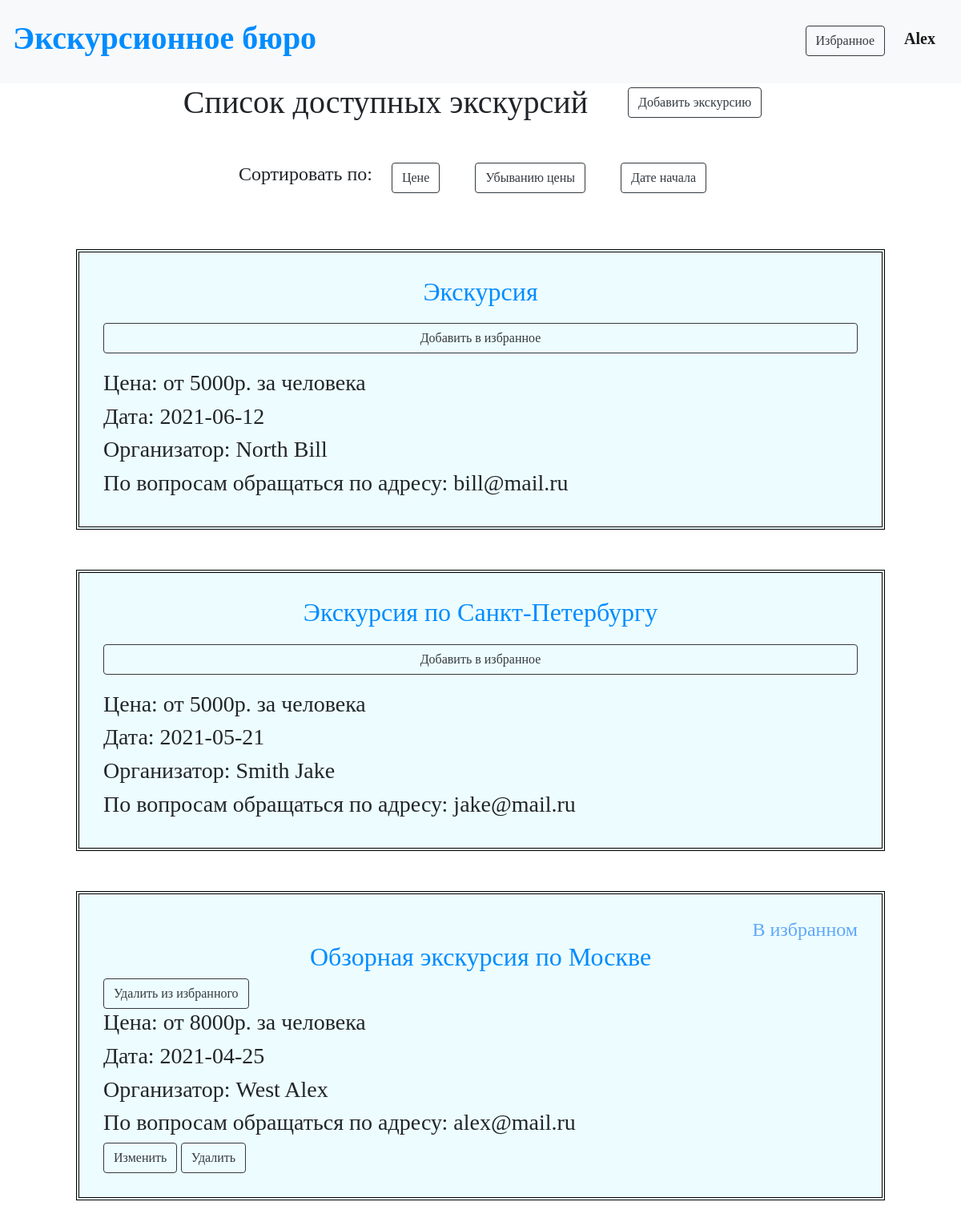
/tours/sort/max (signed in), run on the app's committed database.
### data/users.py (models this page shows, shortened)
class User(SqlAlchemyBase, UserMixin, SerializerMixin):
    __tablename__ = 'users'
    id = sqlalchemy.Column(sqlalchemy.Integer, primary_key=True, autoincrement=True)
    name = sqlalchemy.Column(sqlalchemy.String)
    surname = sqlalchemy.Column(sqlalchemy.String)
    age = sqlalchemy.Column(sqlalchemy.Integer)
    email = sqlalchemy.Column(sqlalchemy.String, index=True, unique=True)
    hashed_password = sqlalchemy.Column(sqlalchemy.String)
    created_date = sqlalchemy.Column(sqlalchemy.DateTime, default=datetime.datetime.now)
    favourite = sqlalchemy.Column(sqlalchemy.String)

### data/tours.py (models this page shows)
class Tour(SqlAlchemyBase, UserMixin, SerializerMixin):
    __tablename__ = 'tours'
    id = sqlalchemy.Column(sqlalchemy.Integer, primary_key=True, autoincrement=True)
    name = sqlalchemy.Column(sqlalchemy.String)
    about = sqlalchemy.Column(sqlalchemy.String)
    places = sqlalchemy.Column(sqlalchemy.String)
    cost = sqlalchemy.Column(sqlalchemy.Integer)
    date = sqlalchemy.Column(sqlalchemy.Date)
    user = sqlalchemy.Column(sqlalchemy.Integer)

### main.py (the view)
@app.route('/tours/sort/<sort_type>')
@login_required
def tours_sort(sort_type):
    db_sess = db_session.create_session()
    lst = []
    for tour in db_sess.query(Tour).all():
        user = db_sess.query(User).filter(User.id == tour.user).first()
        lst.append([tour, user, str(tour.id), int(tour.cost), tour.date])
    if sort_type == 'max':
        lst.sort(key=lambda x: x[3])
    elif sort_type == 'min':
        lst.sort(key=lambda x: -x[3])
    else:
        lst.sort(key=lambda x: x[4])
    return render_template('tours.html', title='Список экскурсий', lst=lst)

### data/db_session.py (called while the page is built)
def create_session() -> Session:
    global __factory
    return __factory()

### main.py (called while the page is built)
@login_manager.user_loader
def load_user(user_id):
    db_sess = db_session.create_session()
    return db_sess.query(User).get(user_id)

### templates/tours.html
{% extends "base.html" %}
{% block content %}
<p class="text-center">
    <a class="h1" style="text-indent: 300px;">Список доступных экскурсий</a><a class="btn btn-outline-dark"
                                                                               style="margin-left:50px; margin-top: 0;"
                                                                               href="/tours/add_tour">Добавить
    экскурсию</a></p>
<p class="text-center">
    <a class="h4">Сортировать по:</a>
    <a class="btn btn-outline-dark b" href="/tours/sort/max">
        Цене
    </a>
    <a class="btn btn-outline-dark b" href="/tours/sort/min">
        Убыванию цены
    </a>
    <a class="btn btn-outline-dark b" href="/tours/sort/date">
        Дате начала
    </a>
</p>
{% for item in lst %}
<div>
    {% if item[2] in current_user.favourite %}
    <p class="h4 text-right" style="color: #5fa7fa; margin:0; padding:0;">В избранном</p>
    <a href="/tours/{{item[0].id}}"><p class="h2 text-center">{{item[0].name}}</p></a>
    <div style="margin:0; padding:0;" class="d">
        <a href="/favourite_delete/{{current_user.id}}/{{item[0].id}}" style="margin:0;" class="btn btn-outline-dark">
            Удалить из избранного
        </a>
    </div>
    {% else %}
    <a href="/tours/{{item[0].id}}"><p class="h2 text-center">{{item[0].name}}</p></a>
    <a href="/tours/add_favourite/{{current_user.id}}/{{item[0].id}}"
       class="btn btn-outline-dark rounded mx-auto d-block">Добавить в избранное</a>
    {% endif %}
    <p class="h3">Цена: от {{item[0].cost}}р. за человека</p>
    <p class="h3">Дата: {{item[0].date}}</p>
    <p class="h3">Организатор: {{item[1].surname}} {{item[1].name}}</p>
    <p class="h3">По вопросам обращаться по адресу: {{item[1].email}}</p>
    {% if current_user.is_authenticated and current_user.id == item[0].user %}
    <div style="margin:0; padding:0;" class="d">
        <a href="/tours/tours_edit/{{item[0].id}}" style="margin:0;" class="btn btn-outline-dark">
            Изменить
        </a>
        <a href="/tours/tours_delete/{{item[0].id}}" style="margin:0;" class="btn btn-outline-dark">
            Удалить
        </a>
    </div>
    {% endif %}
</div>
{% endfor %}
{% endblock %}

### templates/base.html (shortened to what this page needs)
<!DOCTYPE html>
<html lang="en">
<head>
    <link rel="stylesheet"
          href="https://stackpath.bootstrapcdn.com/bootstrap/4.4.1/css/bootstrap.min.css"
>
    <link rel="stylesheet" type="text/css" href="/static/css/style.css"/>
</head>
<body>
<nav class="navbar navbar-light bg-light">
    {% if current_user.is_authenticated %}
    <p class="h1"><a href="/tours">Экскурсионное бюро</a></p>
    {% else %}
    <p class="h1">Экскурсионное бюро</p>
    {% endif %}
    {% if current_user.is_authenticated %}
    <p>
        <a class="btn btn-outline-dark" style="margin-top: 10px; margin-bottom: 10px;"
           href="/favourite/{{current_user.id}}">Избранное</a>
        <a class="navbar-brand" style="margin-top: 20px;" href="/logout">{{ current_user.name }}</a>
    </p>
    {% else %}
    <p>
        <a class="btn btn-outline-dark" href="/register">Зарегистрироваться</a>
        <a class="btn btn-outline-dark" href="/login">Войти</a>
    </p>
    {% endif %}
</nav>
<main role="main" class="container">
    {% block content %}{% endblock %}
</main>
</body>
</html>

### static/css/style.css (style rules this page uses)
div { background-color: #edfdff; padding: 30px; margin: 50px; border: 4px double black; }
.d { border: 0; }
a { color: #008cff; font-weight: 600; }
.b { margin: 0; }
p { font-family: cursive; }
.btn { margin: 20px; font-family: cursive; }

### data on the page
User: name "Alex"
Tour: name "Экскурсия", cost "5000", date "2021-06-12", surname "North", name "Bill", email "bill@mail.ru"
Tour: name "Экскурсия по Санкт-Петербургу", cost "5000", date "2021-05-21", surname "Smith", name "Jake", email "jake@mail.ru"
Tour: name "Обзорная экскурсия по Москве", cost "8000", date "2021-04-25", surname "West", name "Alex", email "alex@mail.ru"
